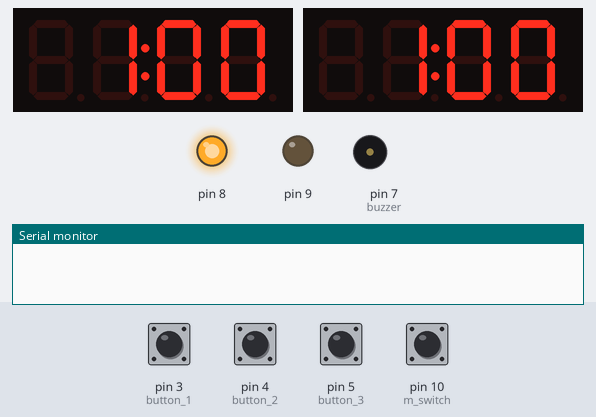
Simulated run of this sketch. Board: Arduino Uno, built with avr-gcc and run on an emulated ATmega328P. On the bench: 2 × 4-digit seven-segment display, output pins drawn as LEDs (lit = HIGH), buzzer (waves = sounding, pin HIGH), the last lines printed to the serial monitor. Inputs (shaded band) come from the test bench; at power-on: pin 3 (button_1), pin 4 (button_2), pin 5 (button_3) HIGH, pin 10 (m_switch) LOW.

Above: at 1.2 s.
1.3 s: pin 3 (button_1) pulled LOW for 0.15 s
At 2.2 s:
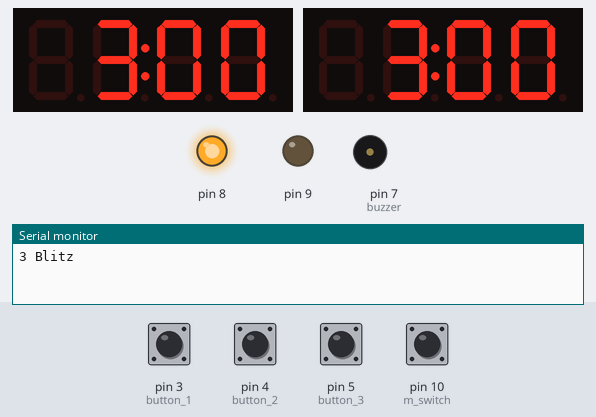
3.0 s: pin 5 (button_3) pulled LOW for 0.15 s
At 3.8 s:
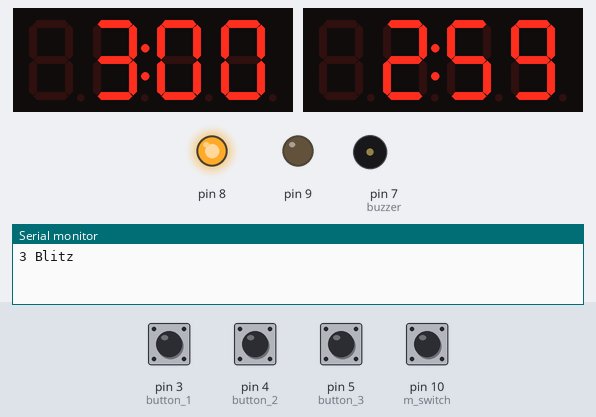
5.5 s: pin 10 (m_switch) pulled HIGH for 0.15 s
At 7.5 s:
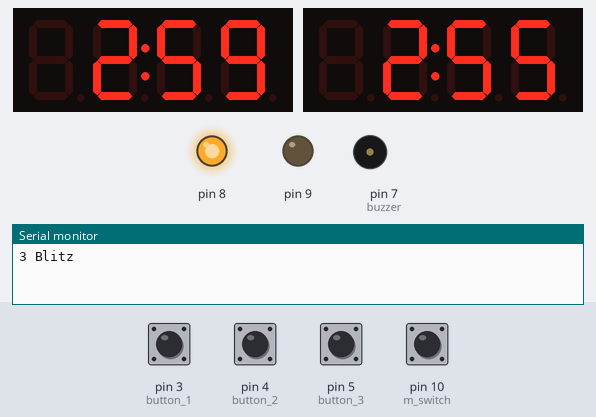
7.6 s: pin 10 (m_switch) pulled HIGH for 1 s
At 9.9 s:
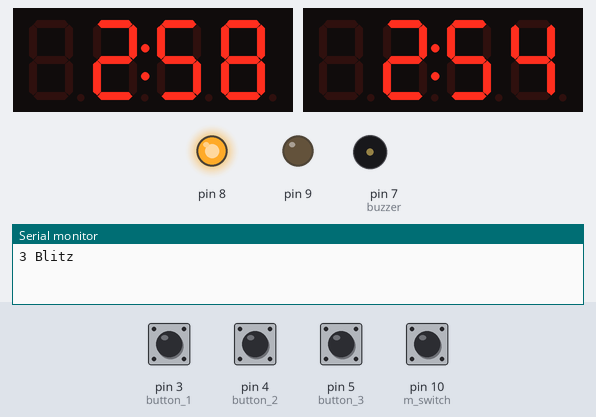
Timing chart, 0 to 11.4 s (numbered marks = the images above; inputs shaded):
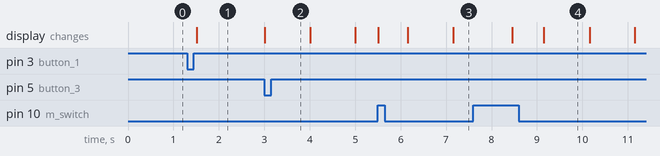

The sketch:

tg.ino
```cpp
#include <Wire.h> // Enable this line if using Arduino Uno, Mega, etc.
#include <Adafruit_GFX.h>
#include "Adafruit_LEDBackpack.h"
// #include <LiquidCrystal.h>

Adafruit_7segment matrix_1 = Adafruit_7segment();
Adafruit_7segment matrix_2 = Adafruit_7segment();

// const int rs = 12, en = 11, d4 = 5, d5 = 4, d6 = 3, d7 = 2;
// LiquidCrystal lcd(rs, en, d4, d5, d6, d7);

// Define the pins to use for our main switch, buttons, and buzzer
static const int m_switch = 10;
static const int button_1 = 3, button_2 = 4, button_3 = 5, button_4 = 6;
static const int buzzer = 7;

void setup() {
	// put your setup code here, to run once:
	Serial.begin(9600);
	// Serial.println("Double 7 Segment Backpack Test");
	matrix_1.begin(0x70);
	matrix_2.begin(0x71);

	pinMode(buzzer, OUTPUT);
	pinMode(8, OUTPUT);
	pinMode(9, OUTPUT);
	pinMode(10, INPUT);
	digitalWrite(8, HIGH);
	digitalWrite(9, LOW);

	pinMode(button_1, INPUT);
	pinMode(button_2, INPUT);
	pinMode(button_3, INPUT);

	// TODO - Currently unused
	pinMode(button_4, INPUT);

	// lcd.begin(16, 2);
	// lcd.print("Hello, World!");
}

// Take a millisecond time code and format it to a displayable number
void print_time(long time_code, Adafruit_7segment *matrix) {
	long output = time_code / 1000;

	// If player has less than 60 seconds switch to a precision display
	if (output < 60) {
		output = (output * 100) + (time_code % 1000 / 10);
	} else {
		output = (output / 60 * 100) + (time_code / 1000 % 60);
	}

	// Print the current digits to the clock
	matrix->print(output);

	// Only display the colon if time is above a minute
	matrix->drawColon(output >= 60);
	// TODO - Need to add decimal for precision values

	// Write out to the matrix
	matrix->writeDisplay();
}

void loop() {
	// Define struct for different possible game modes
	struct game_mode {
		String name;
		long time;
		long increment;
	};

	// Define each of the playable game modes
	struct game_mode modes[12] = {{"Bullet", 60, 0}, {"3 Blitz", 180, 0}, {"3|2 Blitz", 180, 2},
								{"5 Blitz", 300, 0}, {"5|5 Blitz", 300, 5}, {"10 Rapid", 600, 0},
								{"15 Rapid", 900, 0}, {"15|10 Rapid", 900, 10}, {"30 Min", 1800, 0},
								{"45|45", 2700, 45}, {"1 Hour", 3600, 0}, {"Max", 5999, 0}};

	// TODO - The buttons should just be 0, we should try testing with this
	// 0 = Move switch, 1 = button_1, 2 = button_2, 3 = button_3
	int button_state[4] = {digitalRead(m_switch), digitalRead(button_1), digitalRead(button_2), digitalRead(button_3)};

	// Tracks which mode is currently selected, and stores our starting time
	int mode = 0;
	long time_start = 0;

	// Choose game mode Loop
	while (true) {
		// Increments chosen game mode when button 1 is pressed
		// Only increments on button down, not both down and up
		if (digitalRead(button_1) != button_state[1]) {
			if (digitalRead(button_1) == 1) {
				mode++;
				if (mode > 11) mode = 0;
				Serial.println(modes[mode].name);
			}
			delay(50);
			button_state[1] = digitalRead(button_1);
		}

		// Increments chosen game mode when button 2 is pressed
		// Only decrements on button down, not both down and up
		if (digitalRead(button_2) != button_state[2]) {
			if (digitalRead(button_2) == 1) {
				mode--;
				if (mode < 0) mode = 11;
				Serial.println(modes[mode].name);
			}
			delay(50);
			button_state[2] = digitalRead(button_2);
		}

		// Breaks the loop when button 3 is pressed
		if (digitalRead(button_3) != button_state[3]) {
			time_start = millis();
			break;
		}

		// Display static time on the clocks
		print_time(modes[mode].time * 1000L, &matrix_1);
		print_time(modes[mode].time * 1000L, &matrix_2);
	}

	// Total time remaining for each player, and original starting time
	long totaltime = modes[mode].time * 1000L;
	long player_time[2] = {totaltime, totaltime};

	// TODO - Display starting times on the clocks, can have a designated function to do this

	// Main gameplay loop
	while (true) {
		long current_elapsed = millis() - time_start;

		// In the event the switch is hit
		if (button_state[0] != digitalRead(m_switch)) {
			// Adjust player time and apply the increment
			player_time[!button_state[0]] -= current_elapsed - (modes[mode].increment * 1000);

			// Set a new time start and reset the button_state[0]
			time_start = millis();
			button_state[0] = digitalRead(10);
		}

		// Decrement play time by the time passed since the last button press
		long output = player_time[!button_state[0]] - current_elapsed;
		if (button_state[0]) {
			print_time(output, &matrix_1);
			print_time(player_time[1], &matrix_2);
		} else {
			print_time(output, &matrix_2);
			print_time(player_time[0], &matrix_1);
		}

		// If a win condition is met
		if (output <= 0) {
			// TODO - This is stupid but I don't know what the arduino will actually take so can't test
			// Ideally we just pass button_state[0] in as a variable in the string instead of two print lines
			if (!button_state[0]) {
				Serial.println("Game over! Player 1 has run out of time, player 2 wins!");
			} else {
				Serial.println("Game over! Player 2 has run out of time, player 1 wins!");
			}

			tone(buzzer, 500);
			delay(1000);
			noTone(buzzer);
			break;
		}
	}
}

// TODO
// Play pause button
// Time precision at low time, with decimal
```

Measured:
- after the input at 1.3 s, the display: changes after 0.22 s (image 1)
- after the input at 3.0 s, the display: changes at once (image 2)
- what the display in image 4 shows lasts 1.0 s, from 9.2 s to 10.2 s
